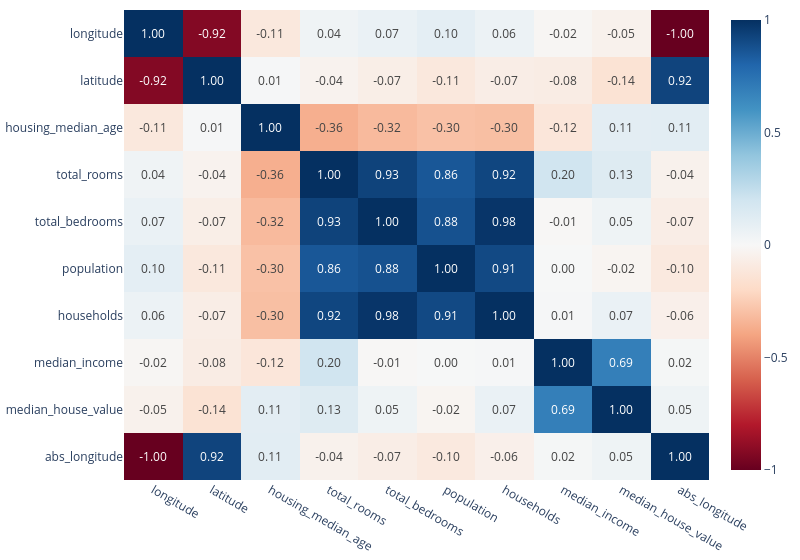

Notebook code for this chart:
### Code cell
fig2 = px.imshow(
    corr_matrix,
    color_continuous_scale='RdBu',
    text_auto=".2f",
    aspect='auto'
)

fig2.update_layout(margin={'t':10, 'b':5}, width=800)

### Figure 1 — Plotly figure (JSON) as saved in the notebook; plotly's stock layout.template omitted (floating-point values rounded to 4 significant figures)
{"data": [{"coloraxis": "coloraxis", "hovertemplate": "x: %{x}<br>y: %{y}<br>color: %{z}<extra></extra>", "name": "0", "texttemplate": "%{z:.2f}", "type": "heatmap", "x": ["longitude", "latitude", "housing_median_age", "total_rooms", "total_bedrooms", "population", "households", "median_income", "median_house_value", "abs_longitude"], "xaxis": "x", "y": ["longitude", "latitude", "housing_median_age", "total_rooms", "total_bedrooms", "population", "households", "median_income", "median_house_value", "abs_longitude"], "yaxis": "y", "z": [[1.0, -0.9247, -0.1082, 0.04457, 0.06961, 0.09977, 0.05531, -0.01518, -0.04597, -1.0], [-0.9247, 1.0, 0.01117, -0.0361, -0.06698, -0.1088, -0.07104, -0.07981, -0.1442, 0.9247], [-0.1082, 0.01117, 1.0, -0.3613, -0.3205, -0.2962, -0.3029, -0.119, 0.1056, 0.1082], [0.04457, -0.0361, -0.3613, 1.0, 0.9304, 0.8571, 0.9185, 0.198, 0.1342, -0.04457], [0.06961, -0.06698, -0.3205, 0.9304, 1.0, 0.8777, 0.9797, -0.007723, 0.04969, -0.06961], [0.09977, -0.1088, -0.2962, 0.8571, 0.8777, 1.0, 0.9072, 0.004834, -0.02465, -0.09977], [0.05531, -0.07104, -0.3029, 0.9185, 0.9797, 0.9072, 1.0, 0.01303, 0.06584, -0.05531], [-0.01518, -0.07981, -0.119, 0.198, -0.007723, 0.004834, 0.01303, 1.0, 0.6881, 0.01518], [-0.04597, -0.1442, 0.1056, 0.1342, 0.04969, -0.02465, 0.06584, 0.6881, 1.0, 0.04597], [-1.0, 0.9247, 0.1082, -0.04457, -0.06961, -0.09977, -0.05531, 0.01518, 0.04597, 1.0]]}], "layout": {"coloraxis": {"colorscale": [[0, "rgb(103,0,31)"], [0.1, "rgb(178,24,43)"], [0.2, "rgb(214,96,77)"], [0.3, "rgb(244,165,130)"], [0.4, "rgb(253,219,199)"], [0.5, "rgb(247,247,247)"], [0.6, "rgb(209,229,240)"], [0.7, "rgb(146,197,222)"], [0.8, "rgb(67,147,195)"], [0.9, "rgb(33,102,172)"], [1, "rgb(5,48,97)"]]}, "margin": {"b": 5, "t": 10}, "width": 800, "xaxis": {"anchor": "y", "domain": [0, 1]}, "yaxis": {"anchor": "x", "autorange": "reversed", "domain": [0, 1]}}}
